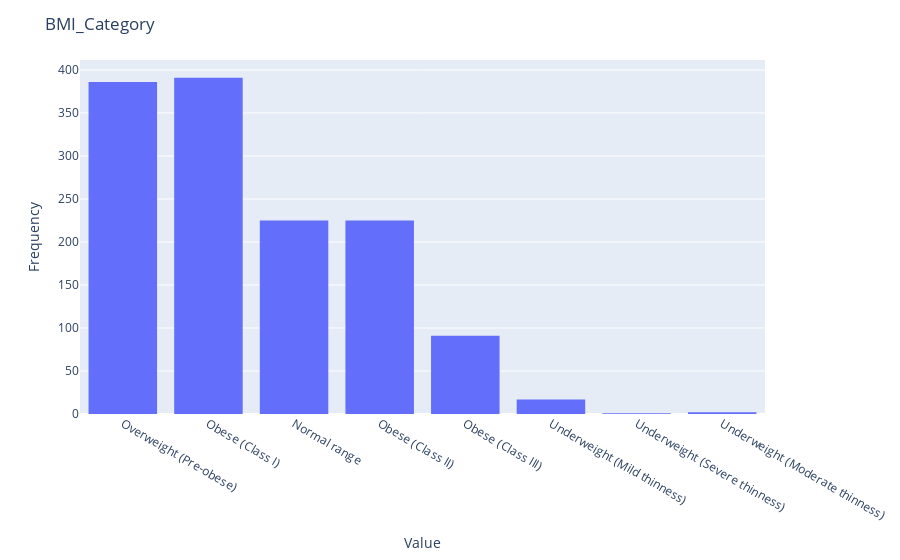
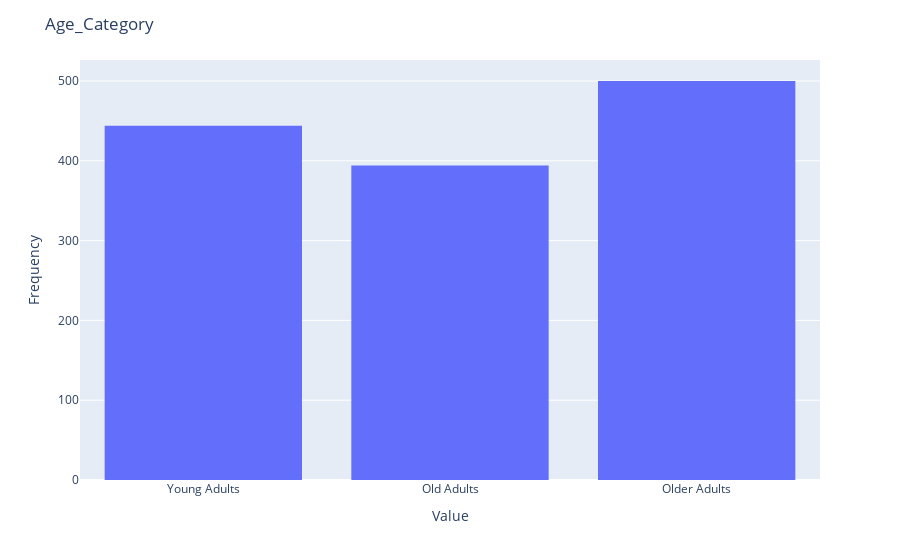

The notebook cell these images were saved under, in order:
### Markdown cell above
## The above categories have been created on the basis of https://en.wikipedia.org/wiki/Body_mass_index

### Code cell
column_names = ['BMI_Category', 'Age_Category']
for column in column_names:
    fig = px.histogram(df, x=column)
    fig.update_layout(
        title=column,
        xaxis_title="Value",
        yaxis_title="Frequency"
    )
    fig.show()

### Figure 1 — Plotly figure (JSON) as saved in the notebook; plotly's stock layout.template omitted (floating-point values rounded to 4 significant figures; data arrays with more than 128 entries replaced by an {"elided": "..."} marker saying what was removed)
{"data": [{"alignmentgroup": "True", "bingroup": "x", "hovertemplate": "BMI_Category=%{x}<br>count=%{y}<extra></extra>", "legendgroup": "", "marker": {"color": "#636efa", "pattern": {"shape": ""}}, "name": "", "offsetgroup": "", "orientation": "v", "showlegend": false, "type": "histogram", "x": {"elided": "1338 str values"}, "xaxis": "x", "yaxis": "y"}], "layout": {"barmode": "relative", "legend": {"tracegroupgap": 0}, "margin": {"t": 60}, "title": {"text": "BMI_Category"}, "xaxis": {"anchor": "y", "domain": [0, 1], "title": {"text": "Value"}}, "yaxis": {"anchor": "x", "domain": [0, 1], "title": {"text": "Frequency"}}}}

### Figure 2 — Plotly figure (JSON) as saved in the notebook; plotly's stock layout.template omitted (floating-point values rounded to 4 significant figures; data arrays with more than 128 entries replaced by an {"elided": "..."} marker saying what was removed)
{"data": [{"alignmentgroup": "True", "bingroup": "x", "hovertemplate": "Age_Category=%{x}<br>count=%{y}<extra></extra>", "legendgroup": "", "marker": {"color": "#636efa", "pattern": {"shape": ""}}, "name": "", "offsetgroup": "", "orientation": "v", "showlegend": false, "type": "histogram", "x": {"elided": "1338 str values"}, "xaxis": "x", "yaxis": "y"}], "layout": {"barmode": "relative", "legend": {"tracegroupgap": 0}, "margin": {"t": 60}, "title": {"text": "Age_Category"}, "xaxis": {"anchor": "y", "domain": [0, 1], "title": {"text": "Value"}}, "yaxis": {"anchor": "x", "domain": [0, 1], "title": {"text": "Frequency"}}}}
